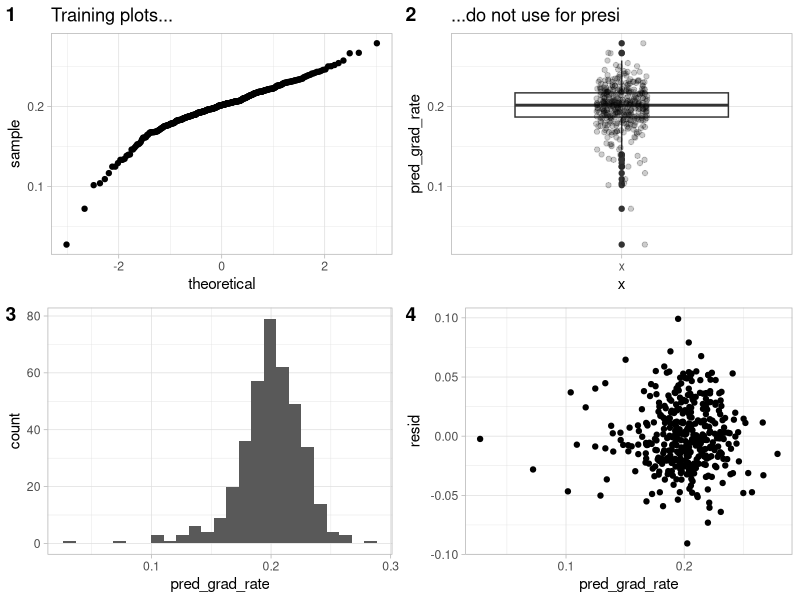
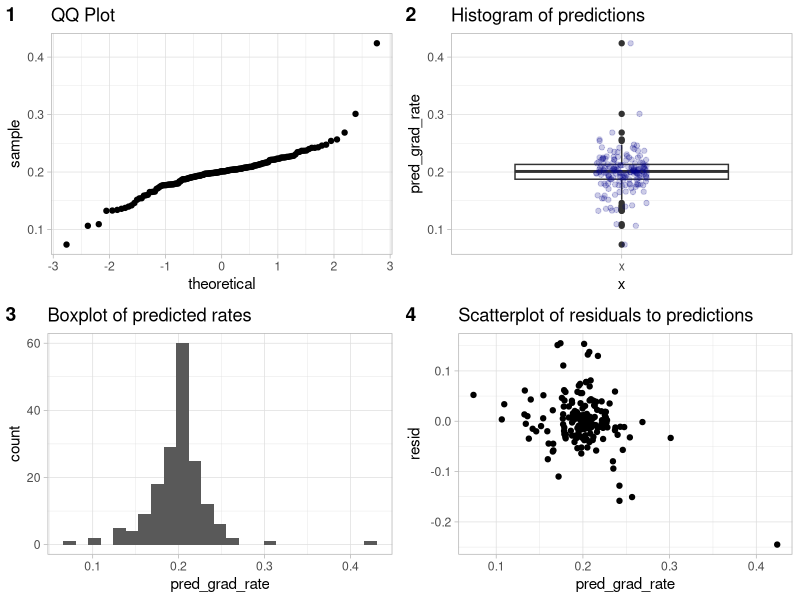
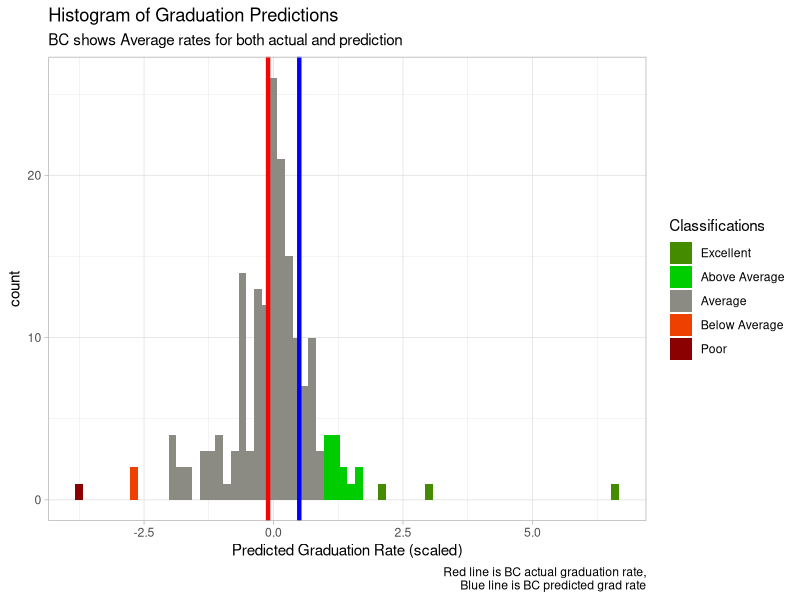
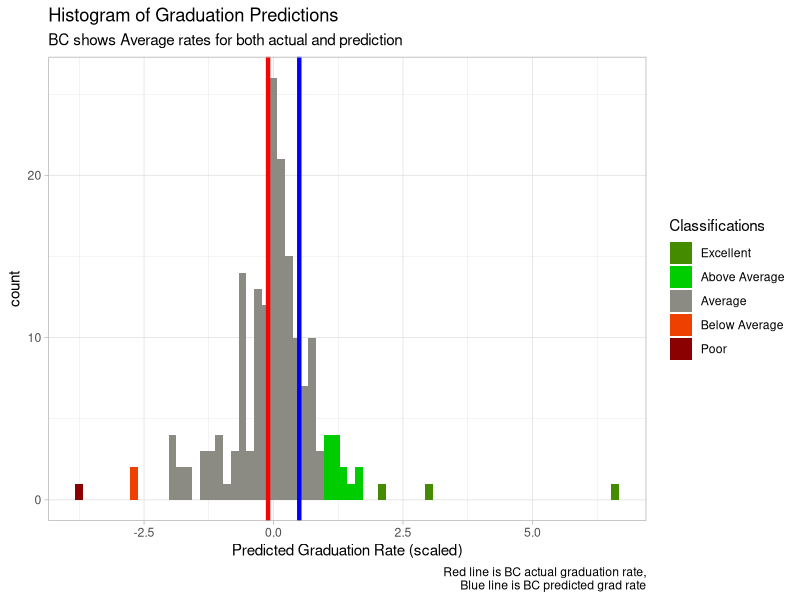

R code for these plots, in order:
## ---- chunk 1
knitr::opts_chunk$set(echo = TRUE)
library(tidyverse)
library(modelr)

set.seed(310)
## ---- chunk 2
#load training
training <- read_csv(here::here("data/train_data.csv")) %>% 
  dplyr::select(-contains("X"), -id)

#load testing
testing <- read_csv(here::here("data/test_data.csv")) %>% 
  dplyr::select(-contains("X"), -id) 
## ---- chunk 3
model.1 <- lm(grad_rate ~ student_count +spending_per_award +full_time_pct
             +full_time_count +med_sat_value +aid_value
             +endow_value +grad_on_time_pct +pell_value +fresh_retain_value
             + full_time_fac_pct,
             data = training)

#remove outliers using model 1
training_without_outliers <- add_residuals(data = training,
                                           model = model.1,
                                           var = "resid") %>% 
  mutate(sdev = sd(resid),
                std.norm = resid / sdev,
                abs.std = abs(std.norm)) %>% #note: 407 rows at this point
   #dplyr::arrange(desc(abs.std)) %>% 
  filter(abs.std < 2)
## ---- chunk 4
model.10 <- lm(grad_rate ~ spending_per_award 
               + full_time_count
               + med_sat_value
               + endow_value
               + grad_on_time_pct
               + pell_value
               + fresh_retain_value
             + endow_value*spending_per_award     #EndowXSpend
             + pell_value*med_sat_value           #PellXSat
             + fresh_retain_value*med_sat_value   #RetainXSat
             ,data = training_without_outliers)
## ---- chunk 5
training_with_predictions <- add_predictions(training_without_outliers, model.10, var = "pred_grad_rate") %>% 
  add_residuals(model = model.10, var = "resid") %>% 
  #and we dont need these other variables either
  dplyr::select(-sdev, -std.norm, -abs.std) %>% 
  mutate(scaled = scale(pred_grad_rate))
## ---- chunk 6
#and a quick visual of known graduation to predicuted graduation
#training_predictions_scatter <- training_with_predictions %>% 
#  ggplot(aes(x = grad_rate, y = pred_grad_rate)) +
#  geom_point() + 
#  geom_smooth(method = "lm") + 
#  geom_rug() +
#  theme_light()
##################################################
##                                              ##
## ^^^^ TAKE THIS OUT AND PUT IN A QQ PLOT ^^^^ ##
##                                              ##
##################################################

training_QQ <- training_with_predictions %>% 
  ggplot(aes(sample = pred_grad_rate)) +
  stat_qq() +
  theme_light() +
  labs(title = "Training plots...")


training_predictions_boxplot <- training_with_predictions %>% 
  arrange(basic) %>% 
  ggplot(aes(y = pred_grad_rate, x = "x")) +
  geom_boxplot() + 
  geom_jitter(alpha = 0.2, width = .09) +
  theme_light() +
  labs(title = "...do not use for presi")

#histogram of scaled predictions
training_predictions_histogram <- training_with_predictions %>% 
  ggplot() +
  geom_histogram(aes(x = pred_grad_rate), bins = 25) +
  theme_light() 

training_pred_vs_resids <- training_with_predictions %>% 
  ggplot() +
  geom_point(aes(x = pred_grad_rate, y = resid)) +
  theme_light() 

cowplot::plot_grid(training_QQ, 
                   training_predictions_boxplot, 
                   training_predictions_histogram,
                   training_pred_vs_resids,
                   labels = c("1", "2", "3", "4"))
## ---- chunk 7
testing_with_predictions <- add_predictions(testing, model = model.10, var = "pred_grad_rate") %>% 
  add_residuals(model = model.10, var = "resid") %>% 
  arrange(pred_grad_rate)
## ---- chunk 8
#and a quick visual of known graduation to predicuted graduation
#testing_predictions_scatter <- testing_with_predictions %>% 
#  ggplot(aes(x = grad_rate, y = pred_grad_rate)) +
#  geom_point() + 
#  geom_smooth(method = "lm") + 
#  geom_rug() +
#  theme_light()
##################################################
##                                              ##
## ^^^^ TAKE THIS OUT AND PUT IN A QQ PLOT ^^^^ ##
##                                              ##
##################################################

testing_QQ <- testing_with_predictions %>% 
  ggplot(aes(sample = pred_grad_rate)) +
  stat_qq() +
  theme_light() +
  labs(title = "QQ Plot")

#histogram of scaled predictions
testing_predictions_histogram <- testing_with_predictions %>% 
  ggplot() +
  geom_histogram(aes(x = pred_grad_rate), bins = 25) +
  theme_light() +
  labs(title = "Boxplot of predicted rates")

#boxplot the predictions
testing_predictions_boxplot <- testing_with_predictions %>% 
  arrange(basic) %>% 
  ggplot(aes(y = pred_grad_rate, x = "x")) +
  geom_boxplot() + 
  geom_jitter(alpha = 0.2, width = .09, color = "darkblue") +
  theme_light() +
  labs(title = "Histogram of predictions")

#scatterplot predictions vs residuals
testing_pred_vs_resids <- testing_with_predictions %>% 
  ggplot() +
  geom_point(aes(x = pred_grad_rate, y = resid)) +
  theme_light() +
  labs(title = "Scatterplot of residuals to predictions")

cowplot::plot_grid(testing_QQ, 
                   testing_predictions_boxplot, 
                   testing_predictions_histogram, 
                   testing_pred_vs_resids,
                   labels = c("1", "2", "3", "4"))
## ---- chunk 9
# add classification buckets
testing_with_predictions <- testing_with_predictions %>% 
  mutate(scaled_act = scale(grad_rate), 
         scaled_pred = scale(pred_grad_rate),
         Classifications = factor(case_when(scaled_pred <= (-3) ~ "Poor",
                                           scaled_pred <= (-2) ~ "Below Average",
                                           scaled_pred <= (1) ~ "Average",
                                           scaled_pred <= (2) ~ "Above Average",
                                           scaled_pred > (2) ~ "Excellent"),
                                 levels = c("Excellent", "Above Average", "Average", "Below Average", "Poor"))) 

# build some lines
vlines <- as.matrix(testing_with_predictions %>% 
                      filter(institution_name == "Bellevue College") %>% 
                      select(scaled_pred, scaled_act))

# force coloration
colorlist <- c("chartreuse4", "green3", "ivory4", "orangered2", "darkred")

# visualize the classification
classified_histogram <- testing_with_predictions %>% 
  ggplot() +
  geom_histogram(aes(x = scaled_pred, fill = Classifications), binwidth = .15) +
  geom_vline(aes(xintercept = vlines[1]), color = "blue", size = 1.5) +
  geom_vline(aes(xintercept = vlines[2]), color = "red", size = 1.5) +
  theme_light() +
  theme(legend.position="right") +
  labs(title = "Histogram of Graduation Predictions",
       subtitle = "BC shows Average rates for both actual and prediction",
       x = "Predicted Graduation Rate (scaled)",
       caption = "Red line is BC actual graduation rate,
  Blue line is BC predicted grad rate") +
  scale_fill_manual(values = colorlist)
classified_histogram

ggsave("classified_histogram.jpg")
